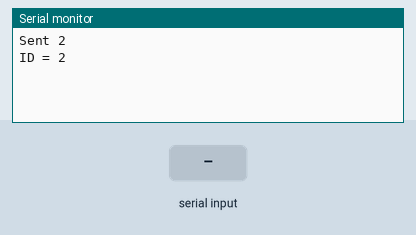
Recording of a sketch running on a simulated Arduino Uno, built with avr-gcc and run on an emulated ATmega328P. Shown: the last lines printed to the serial monitor. Inputs (shaded band) come from the test bench. The modem accepts every AT command (registered, SIM ready, sends succeed) and sends nothing else.

Above: at 1.3 s.
1.4 s: "90,45,200\n" received over the second serial link
At 3.6 s:
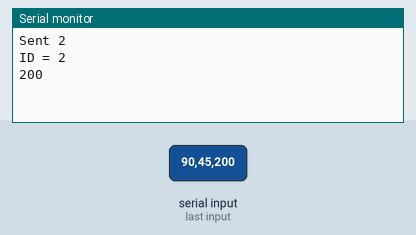
4.0 s: "+RCV=" received over the second serial link
At 7.3 s:
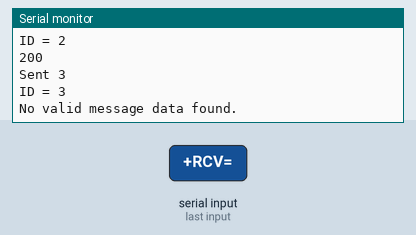

The sketch:

Rx_Alt.ino
```cpp
#include <SoftwareSerial.h>

// #define LED 13

String incomingString;

SoftwareSerial lora(2,3);
String lora_RX_address = "2";   //enter Lora RX address
void setup()
{
  // pinMode(LED, OUTPUT);
  Serial.begin(9600);
  lora.begin(9600);
  lora.setTimeout(1000);
}
String channel;
void loop()
{

    sendPing(2);
    delay(500);

    receiveData(2);

    delay(2500);

    sendPing(3);
    delay(500);

    receiveData(3);
    delay(2500);
    // delay(1000);
}

void sendPing(int id)
{
  Serial.println("Sent "+String(id));
  lora.println("AT+SEND=" + String(id) + ",2,OK"); // AT+SEND=1,2,LO

}

void receiveData(int id)
{
    int senderID=0;
    Serial.println("ID = "+String(id));
    unsigned long startTime = millis();
    while (millis() - startTime < 2000 && senderID!=id) { // Wait up to 2 seconds
        if (lora.available()) {
            incomingString = lora.readString();
            // Serial.println("Received: " + incomingString);

            // Check if the message format is valid
            if (incomingString.startsWith("+RCV=")) {
                // Extract sender ID
                senderID = incomingString.substring(5, incomingString.indexOf(',')).toInt();

                if (1) {
                    // Match found, process the message
                    char dataArray[50];
                    incomingString.toCharArray(dataArray, 50);
                    char* data = strtok(dataArray, ","); // Skip "+RCV="
                    data = strtok(NULL, ",");           // Skip sender ID
                    data = strtok(NULL, ",");           // Extract actual message
                    if (data) {
                        Serial.println("Message from " + String(id) + ": " + String(data));
                    } else {
                        Serial.println("No valid message data found.");
                    }
                    return; // Exit the function after processing the intended message
                } else {
                    // Ignore messages not meant for the current `id`
                    Serial.println("Ignored message from ID: " + String(senderID));
                }
            } else {
                // Serial.println("Invalid message format: " + incomingString);
            }
        }
    }
    char dataArray[50];
                    incomingString.toCharArray(dataArray, 50);
                    char* data = strtok(dataArray, ","); // Skip "+RCV="
                    data = strtok(NULL, ",");           // Skip sender ID
                    data = strtok(NULL, ",");           // Extract actual message
    Serial.println(data);
}
```

Measured:
- after the input at 1.4 s, the serial monitor: prints a new line after 1.1 s (image 1)
- after the input at 4.0 s, the serial monitor: prints a new line after 2.5 s (image 2)
